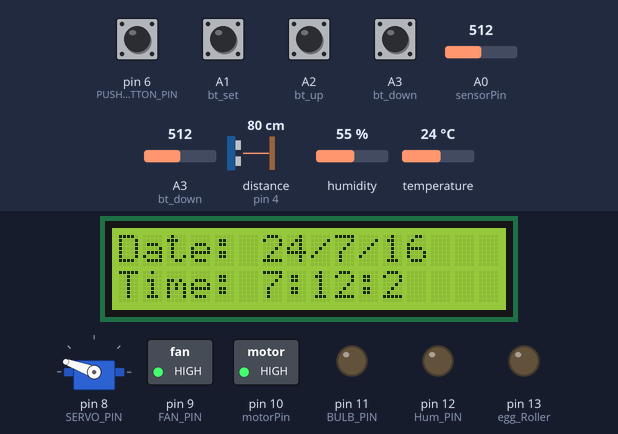
A sketch run on a simulated Arduino Uno, built with avr-gcc and run on an emulated ATmega328P. Shown: 16×2 character LCD, servo, switched loads named in the sketch (green lamp = pin HIGH), output pins drawn as LEDs (lit = HIGH). The test bench sets the inputs (shaded band); at power-on: A1 (bt_set), A2 (bt_up), A3 (bt_down), pin 6 (PUSH_BUTTON_PIN) HIGH, humidity 55 %, distance to the obstacle (sensor on pin 4) 80 cm, A0 (sensorPin) = 512, A3 (bt_down) = 512, temperature 24 °C. The echo pulse lasts 58.3 µs per cm; the local clock reads 2024-03-15 10:24:30 at power-on unless the sketch sets it; what the sketch prints to the serial monitor is not drawn.

Above: at 3.3 s.
3.4 s: humidity set to 22 %
At 5.6 s:
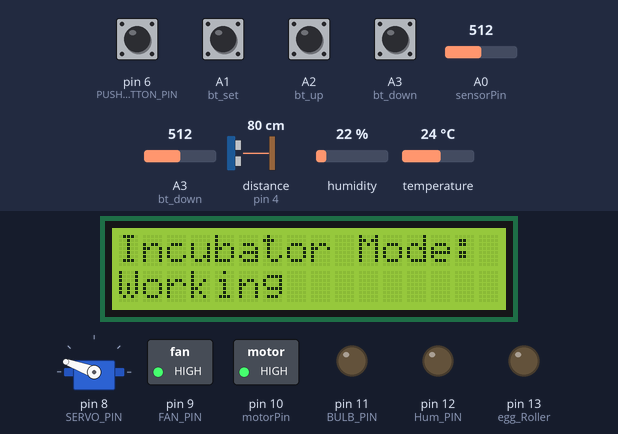
11.8 s: pin 6 (PUSH_BUTTON_PIN) pulled LOW for 3 s
At 15.5 s:
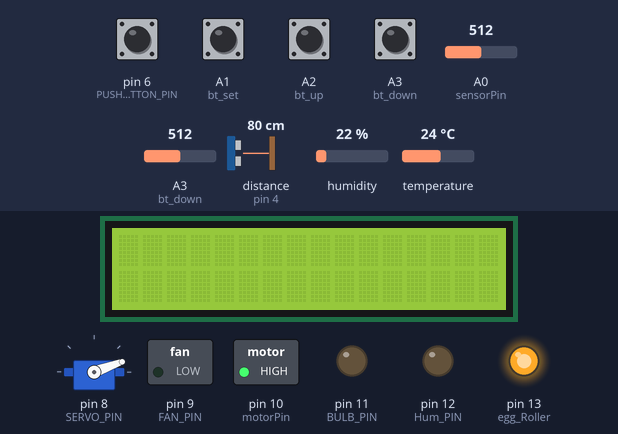
26.9 s: A1 (bt_set) pulled LOW for 3 s
At 28.1 s:
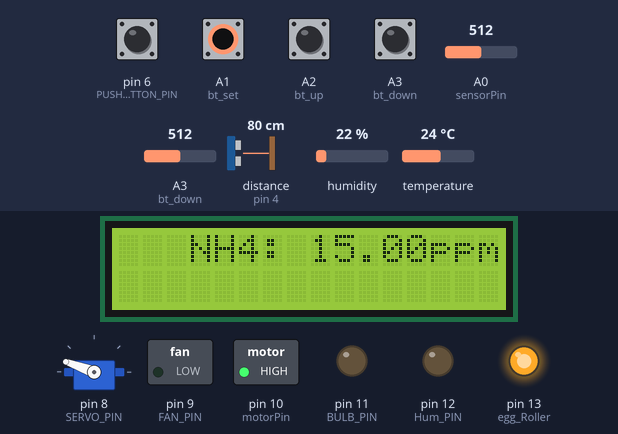
33.7 s: distance to the obstacle (sensor on pin 4) set to 9 cm
45.8 s: A1 (bt_set) pulled LOW for 3 s
At 46.52 s:
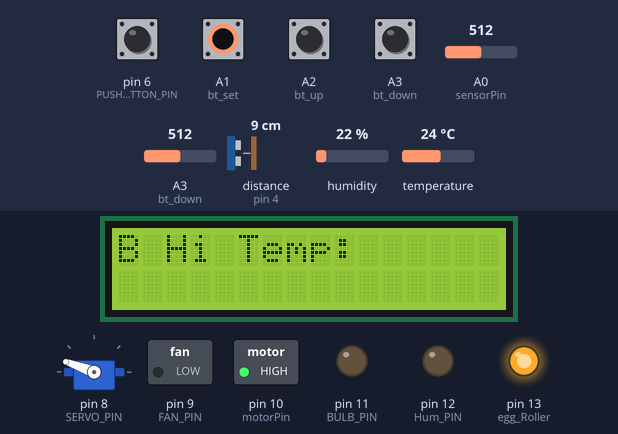
52.6 s: distance to the obstacle (sensor on pin 4) set to 35 cm
Timing chart, 0 to 55.6 s (numbered marks = the images above; inputs shaded):
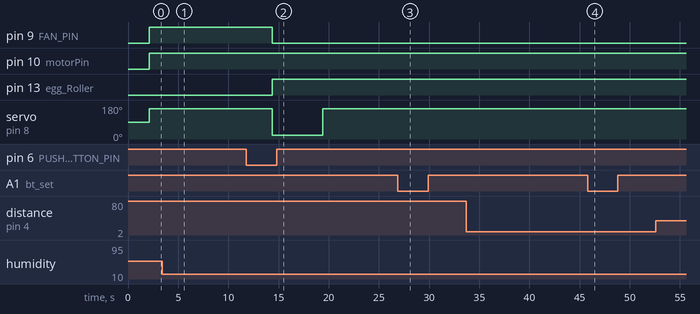

The sketch:

INCUBATOR_BRUDER_FINAL.ino
```cpp
// Include the libraries
#include <Wire.h>
#include <RTClib.h>
#include <SoftwareSerial.h>
#include <DHT.h>
#include <LiquidCrystal_I2C.h>
#include <Servo.h>
#include <NewPing.h>
#include <MQ135.h>
#include <SPI.h>
#include <uRTCLib.h>
#include <EEPROM.h>

// Define DHT sensor type and pin
#define DHT_TYPE DHT11   // Define the type of the DHT sensor
#define DHT_PIN 2        // Pin where the DHT sensor is connected

int sensorPin = A0;      // select the input pin for the water level sensor
const int FAN_PIN = 9;  // Pin where the fan is connected
const int motorPin = 10;       // select the output pin for the motor
const int BULB_PIN = 11; // Pin where the bulb is connected
const int Hum_PIN = 12; // Pin where the Humiditifier is connected
const int egg_Roller = 13;       // select the output pin for the motor

// Other pin definitions
#define TRIGGER_PIN 5
#define ECHO_PIN 4
#define MAX_DISTANCE 100 // Maximum distance (in cm) that the ultrasonic sensor can measure
#define SERVO_PIN 8
#define PUSH_BUTTON_PIN 6 // Pin where the push button is connected

#define bt_set  A1
#define bt_up   A2
#define bt_down A3

// Set the LCD address to 0x27 for a 16 chars and 2 line display
LiquidCrystal_I2C lcd(0x27, 16, 2);
Servo servo;
NewPing sonar(TRIGGER_PIN, ECHO_PIN, MAX_DISTANCE);
DHT dht(DHT_PIN, DHT_TYPE);
uRTCLib rtc(0x68);

#define MQ135_PIN 3       // Pin for MQ135 sensor
#define RLOAD 1.0
#define r0Air 1
#define scaleFactorNH4 102.694
#define exponentNH4 2.48818
#define atmNH4 15

// Thresholds for Bruder mode
float TEMP_THRESHOLD_HIGH_BRUDER = 32.0;    // Threshold temperature for turning on the fan in Bruder mode
float TEMP_THRESHOLD_LOW_BRUDER = 15.0;     // Threshold temperature for turning on the bulb in Bruder mode
float HUM_THRESHOLD_BRUDER = 60;          // Threshold humidity for turning on the humidifier in Bruder mode

// Thresholds for Incubator mode
float TEMP_THRESHOLD_HIGH_INCUBATOR = 37.0; // Threshold temperature for turning on the bulb in Incubator mode
float HUM_THRESHOLD_INCUBATOR = 50;       // Threshold humidity for turning on the humidifier in Incubator mode

int Set = 0, flag = 0, flash = 0;

#define ROTATE_INTERVAL 8 * 3600 * 1000 // Interval between egg rotations (8 hours)
#define ROLLER_DURATION 5 * 1000        // Duration of egg roller activation (5 seconds)
#define ROLLER_COUNT_MAX 3              // Maximum number of times egg roller activates per day

MQ135 gasSensor = MQ135(MQ135_PIN, RLOAD, r0Air);

unsigned long lastRotateTime = 0;
int rollerCount = 0;

void setup() {
  Serial.begin(9600);       // Initialize serial communication
  lcd.begin();              // initialize the lcd
  lcd.backlight();          // turn on the backlight
  pinMode(FAN_PIN, OUTPUT);   // Set the fan pin as an output
  pinMode(BULB_PIN, OUTPUT);  // Set the bulb pin as an output
  pinMode(Hum_PIN, OUTPUT);   // Set the Humiditifier pin as an output
  pinMode(sensorPin, INPUT);  // set the sensor pin as an input
  pinMode(motorPin, OUTPUT);  // set the motor pin as an output
  pinMode(egg_Roller, OUTPUT);  // set the egg roller pin as an output
  pinMode(PUSH_BUTTON_PIN, INPUT_PULLUP); // set the push button pin as an input with internal pull-up resistor
  servo.attach(SERVO_PIN);    // connect servo motor
  dht.begin();                // Initialize the DHT sensor

  // Pin setup
  pinMode(bt_set,  INPUT_PULLUP);
  pinMode(bt_up,   INPUT_PULLUP);
  pinMode(bt_down, INPUT_PULLUP);

  // Set the RTC time
  URTCLIB_WIRE.begin();       // Initialize the RTC module
  rtc.set(0, 12, 7, 59, 16, 7, 24);  // Set the RTC module time

  // Initialize the LCD
  lcd.clear();
  lcd.setCursor(0, 0);
  lcd.print("   Welcome To   ");
  lcd.setCursor(0, 1);
  lcd.print("Bruder/Incubator");

  // Initialize EEPROM (assuming the values should be stored if not already)
  if (EEPROM.read(0) == 0) {
    EEPROM.put(10, TEMP_THRESHOLD_HIGH_BRUDER);
    EEPROM.put(20, TEMP_THRESHOLD_LOW_BRUDER);
    EEPROM.put(30, HUM_THRESHOLD_BRUDER);
    EEPROM.put(40, TEMP_THRESHOLD_HIGH_INCUBATOR);
    EEPROM.put(50, HUM_THRESHOLD_INCUBATOR);
    EEPROM.write(0, 1);
  } else {
    EEPROM.get(10, TEMP_THRESHOLD_HIGH_BRUDER);
    EEPROM.get(20, TEMP_THRESHOLD_LOW_BRUDER);
    EEPROM.get(30, HUM_THRESHOLD_BRUDER);
    EEPROM.get(40, TEMP_THRESHOLD_HIGH_INCUBATOR);
    EEPROM.get(50, HUM_THRESHOLD_INCUBATOR);
  }

  delay(2000); // Wait 2000 ms
  lcd.clear();
}

void loop() {
  // Read the temperature and humidity from the DHT sensor
  float temperature = dht.readTemperature();
  float humidity = dht.readHumidity();

  // read the water level sensor value
  int sensorValue = analogRead(sensorPin);

  // Measure the distance of feed box
  int feedlevel =  sonar.ping_cm();

  servo.write(160);

  // Measure the feedlevel in percentage
  if (feedlevel <= 9) {
    feedlevel = ((11-feedlevel*0)/11)*100;
  }
  else if (feedlevel == 10) {
    feedlevel = ((11-feedlevel*0.5)/11)*100;
  }
  else if (feedlevel >= 11) {
    feedlevel = ((11-feedlevel)/11)*100;
  }

  // Measure NH4 levels
  int val1 = analogRead(MQ135_PIN);
  int val = 74;
  float resistance = ((1024/(float)val) * 5 - 1)* RLOAD;
  float r0NH4 = resistance * pow((atmNH4/scaleFactorNH4), (1./exponentNH4));
  float NH4=scaleFactorNH4 * pow((resistance/r0NH4), -exponentNH4);

  // convert the sensor value to a water level percentage
  int waterlevel = map(sensorValue, 0, 1023, 0, 100);

  // Check the state of the push button
  int buttonState = digitalRead(PUSH_BUTTON_PIN);

   if (digitalRead(bt_set) == 0) {
    if (flag == 0) {
      flag = 1;
      Set = Set + 1;
      if (Set > 7) {
        Set = 0;
        flash = 0;
      }
      delay(200);
    }
  } else {
    flag = 0;
  }

  if (digitalRead(bt_up) == 0) {
    if (Set == 2) { TEMP_THRESHOLD_HIGH_BRUDER += 0.1; EEPROM.put(10, TEMP_THRESHOLD_HIGH_BRUDER); }
    if (Set == 3) { TEMP_THRESHOLD_LOW_BRUDER += 0.1; EEPROM.put(20, TEMP_THRESHOLD_LOW_BRUDER); }
    if (Set == 4) { HUM_THRESHOLD_BRUDER += 1; EEPROM.put(30, HUM_THRESHOLD_BRUDER); }
    if (Set == 5) { TEMP_THRESHOLD_HIGH_INCUBATOR += 0.1; EEPROM.put(40, TEMP_THRESHOLD_HIGH_INCUBATOR); }
    if (Set == 6) { HUM_THRESHOLD_INCUBATOR += 1; EEPROM.put(50, HUM_THRESHOLD_INCUBATOR); }
    delay(10);
  }

  if (digitalRead(bt_down) == 0) {
    if (Set == 2) { TEMP_THRESHOLD_HIGH_BRUDER -= 0.1; EEPROM.put(10, TEMP_THRESHOLD_HIGH_BRUDER); }
    if (Set == 3) { TEMP_THRESHOLD_LOW_BRUDER -= 0.1; EEPROM.put(20, TEMP_THRESHOLD_LOW_BRUDER); }
    if (Set == 4) { HUM_THRESHOLD_BRUDER -= 1; EEPROM.put(30, HUM_THRESHOLD_BRUDER); }
    if (Set == 5) { TEMP_THRESHOLD_HIGH_INCUBATOR -= 0.1; EEPROM.put(40, TEMP_THRESHOLD_HIGH_INCUBATOR); }
    if (Set == 6) { HUM_THRESHOLD_INCUBATOR -= 1; EEPROM.put(50, HUM_THRESHOLD_INCUBATOR); }
    delay(10);
  }

  if (Set == 1) {
    lcd.clear();
    lcd.setCursor(0, 0);
    lcd.print("Set Threshold");
    lcd.clear();
  } else if (Set == 2) {
    lcd.clear();
    lcd.setCursor(0, 0);
    lcd.print("B Hi Temp: ");
    if (flash == 1) { lcd.print("            "); }
    else { lcd.print(TEMP_THRESHOLD_HIGH_BRUDER, 1); lcd.print("C"); }
  } else if (Set == 3) {
    lcd.clear();
    lcd.setCursor(0, 0);
    lcd.print("B Low Temp: ");
    if (flash == 1) { lcd.print("            "); }
    else { lcd.print(TEMP_THRESHOLD_LOW_BRUDER, 1); lcd.print("C"); }
  } else if (Set == 4) {
    lcd.clear();
    lcd.setCursor(0, 0);
    lcd.print("B Hum: ");
    if (flash == 1) { lcd.print("            "); }
    else { lcd.print(HUM_THRESHOLD_BRUDER); lcd.print("%"); }
  } else if (Set == 5) {
    lcd.clear();
    lcd.setCursor(0, 0);
    lcd.print("I Hi Temp: ");
    if (flash == 1) { lcd.print("            "); }
    else { lcd.print(TEMP_THRESHOLD_HIGH_INCUBATOR, 1); lcd.print("C"); }
  } else if (Set == 6) {
    lcd.clear();
    lcd.setCursor(0, 0);
    lcd.print("I Hum: ");
    if (flash == 1) { lcd.print("            "); }
    else { lcd.print(HUM_THRESHOLD_INCUBATOR); lcd.print("%"); }
  } else if (Set == 7){
    lcd.clear();
    lcd.setCursor(0, 0);
    lcd.print("Set Complete");
    lcd.clear();
  } else if (Set == 0){
      if (buttonState == LOW) {
      // Turn off the Egg Roller
      digitalWrite(egg_Roller, HIGH);
      // Manage Bruder functionalities
      manageBruderFunctionalities(temperature, humidity, waterlevel, feedlevel, NH4);
      displayBruderMode(temperature, humidity, waterlevel, feedlevel, NH4);
    } else {
      // Turn off the fan and water pump
      digitalWrite(FAN_PIN, HIGH);
      digitalWrite(motorPin, HIGH);
      // Manage Incubator functionalities
      manageIncubatorFunctionalities(temperature, humidity, waterlevel);
      displayIncubatorMode(temperature, humidity);
    }
  }
  if (Set > 0) {
    flash = !flash;
  }

  delay(1); // Wait 1 ms for next loop iteration

  // Print the values to the serial monitor
  Serial.print("\n");
  Serial.print(buttonState);
  Serial.print(" ");
  Serial.print(temperature);
  Serial.print(" ");
  Serial.print(humidity);
  Serial.print(" ");
  Serial.print(waterlevel);
  Serial.print(" ")-
  Serial.print(feedlevel);
  Serial.print(" ");
  Serial.print(NH4);
  Serial.print(" ");
  Serial.print(TEMP_THRESHOLD_HIGH_BRUDER);
  Serial.print(" ");
  Serial.print(TEMP_THRESHOLD_LOW_BRUDER);
  Serial.print(" ");
  Serial.print(HUM_THRESHOLD_BRUDER);
  Serial.print(" ");
  Serial.print(TEMP_THRESHOLD_HIGH_INCUBATOR);
  Serial.print(" ")-
  Serial.print(HUM_THRESHOLD_INCUBATOR);

}

void displayDateTimeOnLCD() {
  // Read and display the current date and time from the RTC module
  rtc.refresh();
  lcd.setCursor(0, 0);
  lcd.print("Date: ");
  lcd.print(rtc.year());
  lcd.print("/");
  lcd.print(rtc.month());
  lcd.print("/");
  lcd.print(rtc.day());
  lcd.setCursor(0, 1);
  lcd.print("Time: ");
  lcd.print(rtc.hour());
  lcd.print(":");
  lcd.print(rtc.minute());
  lcd.print(":");
  lcd.print(rtc.second());
  delay(2000);
  lcd.clear();
}

void displayBruderMode(float temperature, float humidity, int waterlevel, int feedlevel, float NH4) {
    lcd.clear();
    // Display the current date and time on the LCD screen
    displayDateTimeOnLCD();
    lcd.clear();
    // Bruder mode
    lcd.setCursor(0, 0);
    lcd.print("Bruder Mode:");
    lcd.setCursor(0, 1);
    lcd.print("Working");
    delay(2000);
    lcd.clear();
    lcd.setCursor(0, 0);
    lcd.print("Temp: ");
    lcd.print(temperature);
    lcd.print("*C");
    lcd.setCursor(0, 1);
    lcd.print("Humidity: ");
    lcd.print(humidity);
    lcd.print("%");
    delay(2000);
    lcd.clear();
    lcd.setCursor(1, 0);
    lcd.print("Water Level: ");
    lcd.print(waterlevel);
    lcd.print("%");
    lcd.setCursor(0, 1);
    lcd.print("Feed Level: ");
    lcd.print(feedlevel);
    lcd.print("%");
    delay(2000);
    lcd.clear();
    lcd.setCursor(3, 0);
    lcd.print("NH4: ");
    lcd.print(NH4);
    lcd.print("ppm");
    delay(2000);
    lcd.clear();
}

void displayIncubatorMode(float temperature, float humidity) {
    lcd.clear();
    // Display the current date and time on the LCD screen
    displayDateTimeOnLCD();
    lcd.clear();
    // Incubator mode
    lcd.setCursor(0, 0);
    lcd.print("Incubator Mode:");
    lcd.setCursor(0, 1);
    lcd.print("Working");
    delay(2000);
    lcd.clear();
    lcd.setCursor(0, 0);
    lcd.print("Temp: ");
    lcd.print(temperature);
    lcd.print("*C");
    lcd.setCursor(0, 1);
    lcd.print("Humidity: ");
    lcd.print(humidity);
    lcd.print("%");
    delay(2000);
    lcd.clear();
}

void manageBruderFunctionalities(float temperature, float humidity, int waterlevel, int feedlevel, float NH4) {
  // Control the fan based on the temperature
  if (temperature <= TEMP_THRESHOLD_HIGH_BRUDER) {
    digitalWrite(FAN_PIN, HIGH);  // Turn on the fan
  } else {
    digitalWrite(FAN_PIN, LOW);   // Turn off the fan
  }

  // Control the bulb based on the temperature
  if (temperature >= TEMP_THRESHOLD_LOW_BRUDER) {
    digitalWrite(BULB_PIN, HIGH);  // Turn on the bulb
  } else {
    digitalWrite(BULB_PIN, LOW);   // Turn off the bulb
  }

  // Control the Humidifier based on the Humidity
  if (humidity >= HUM_THRESHOLD_BRUDER) {
    digitalWrite(Hum_PIN, HIGH);   // Turn on the humidifier
  } else {
    digitalWrite(Hum_PIN, LOW);    // Turn off the humidifier
  }

  // Start the servo motor if the feed level is less than 20%
  if (feedlevel < 50) {
    servo.write(20);  // Rotate the servo to the 90 degree position
    delay(5000);
    servo.write(160); // Rotate the servo back to the 0 degree position
  }else {
    servo.write(160); // Rotate the servo back to the 0 degree position
  }

  // Activate the water pump if water level falls below 30%
  if (waterlevel >= 0) {
    digitalWrite(motorPin, HIGH);  // Turn on the water pump
  } else {
    digitalWrite(motorPin, LOW);   // Turn off the water pump
  }
}

void manageIncubatorFunctionalities(float temperature, float humidity, int waterlevel) {
  // Control the bulb based on the temperature
  if (temperature >= TEMP_THRESHOLD_HIGH_INCUBATOR) {
    digitalWrite(BULB_PIN, HIGH);  // Turn on the bulb
  } else {
    digitalWrite(BULB_PIN, LOW);   // Turn off the bulb
  }

  // Control the Humidifier based on the Humidity
  if (humidity >= HUM_THRESHOLD_INCUBATOR) {
    digitalWrite(Hum_PIN, HIGH);   // Turn on the humidifier
  } else {
    digitalWrite(Hum_PIN, LOW);    // Turn off the humidifier
  }

  // Activate the egg roller 3 times a day for 5 seconds each
  unsigned long currentTime = millis();
  int currentHour = currentTime / 3600000; // Get current hour

  // Check if it's time to activate the egg roller
  if ((currentHour == 8 || currentHour == 12 || currentHour == 16) && rollerCount < ROLLER_COUNT_MAX) {
    digitalWrite(egg_Roller, HIGH); // Egg roller on in Incubator mode
    delay(5000); // Keep the egg roller activated for 5 seconds
    digitalWrite(egg_Roller, LOW); // Turn off the egg roller
    rollerCount++; // Increment roller count
  } else if (currentHour == 0) {
    // Reset the roller count at midnight
    rollerCount = 0;
  }
}
```

Measured:
- after the input at 11.8 s, pin 9 (FAN_PIN): HIGH → LOW after 2.6 s; pin 13 (egg_Roller): LOW → HIGH after 2.6 s; servo on pin 8 (SERVO_PIN): 160° → 20° after 2.6 s, → 160° 5.0 s later
- after the input at 26.9 s, pin 9 (FAN_PIN): stays LOW (without the input it goes to HIGH after 2.7 s)
- after the input at 33.7 s, every drawn part: stays the same
- after the input at 45.8 s, the display: first changes after 0.24 s (image 4 shows a later state)
- what the display in image 1 shows lasts 2.0 s, from 4.2 s to 6.2 s
